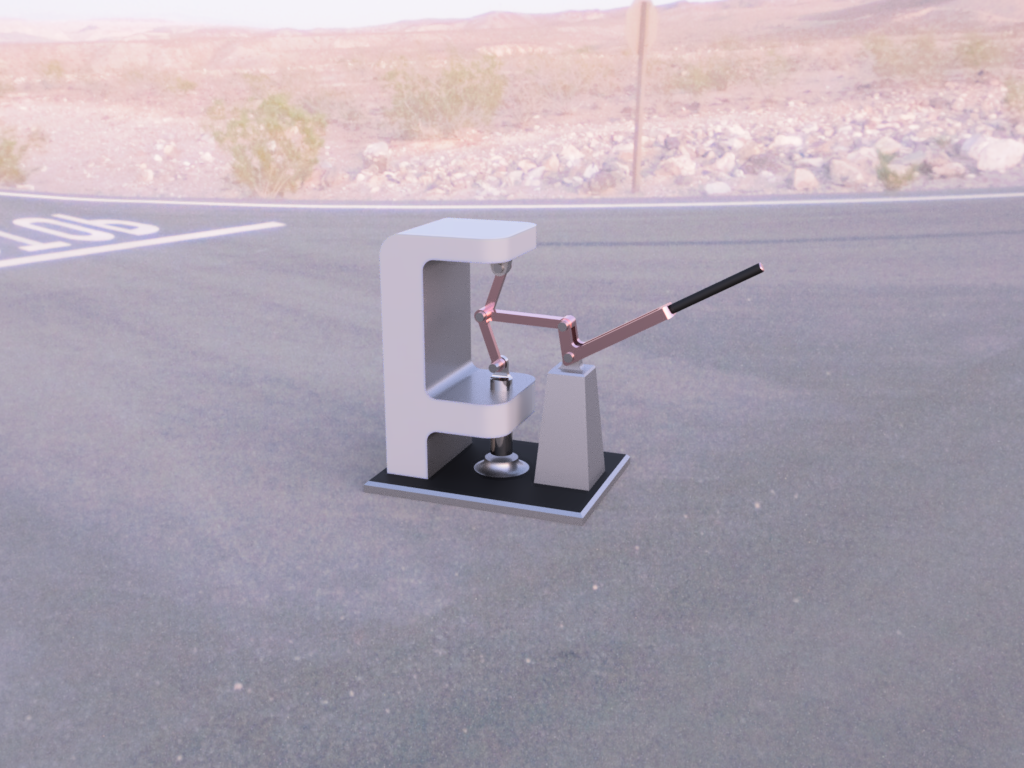
#> input picture image/press.png, 1024 x 768 px
$ python sample.py
#> lines starting #> are read from the running program, lines starting #| are printed output that depends on the picture
import cv2

img = cv2.imread('image/press.png')
#> img is the input picture: shape (768, 1024, 3); mean B, G, R 176, 164, 173.1
cv2.imshow('image', img)
cv2.waitKey(0)
cv2.destroyAllWindows()

trim_img = img[0:100, 0:100]
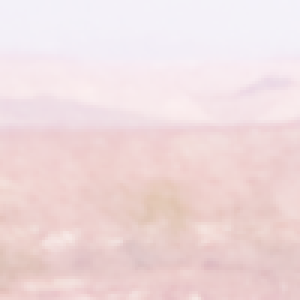
#> trim_img: shape (100, 100, 3) (shown 3 times larger); mean B, G, R 220.4, 219.1, 239.4
cv2.imshow('image', trim_img)
cv2.waitKey(0)
cv2.destroyAllWindows()
